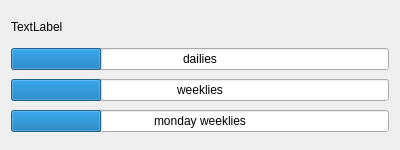
<?xml version="1.0" encoding="UTF-8"?>
<ui version="4.0">
 <class>ProgressContent</class>
 <widget class="QWidget" name="ProgressContent">
  <property name="geometry">
   <rect>
    <x>0</x>
    <y>0</y>
    <width>400</width>
    <height>150</height>
   </rect>
  </property>
  <property name="sizePolicy">
   <sizepolicy hsizetype="Preferred" vsizetype="Fixed">
    <horstretch>0</horstretch>
    <verstretch>0</verstretch>
   </sizepolicy>
  </property>
  <property name="windowTitle">
   <string>Form</string>
  </property>
  <layout class="QVBoxLayout" name="verticalLayout">
   <property name="spacing">
    <number>6</number>
   </property>
   <item>
    <widget class="QLabel" name="label">
     <property name="sizePolicy">
      <sizepolicy hsizetype="Preferred" vsizetype="Preferred">
       <horstretch>0</horstretch>
       <verstretch>0</verstretch>
      </sizepolicy>
     </property>
     <property name="maximumSize">
      <size>
       <width>16777215</width>
       <height>25</height>
      </size>
     </property>
     <property name="text">
      <string>TextLabel</string>
     </property>
    </widget>
   </item>
   <item>
    <widget class="QProgressBar" name="dailyBar">
     <property name="value">
      <number>24</number>
     </property>
     <property name="invertedAppearance">
      <bool>false</bool>
     </property>
     <property name="format">
      <string>dailies</string>
     </property>
    </widget>
   </item>
   <item>
    <widget class="QProgressBar" name="wedWeeklyBar">
     <property name="value">
      <number>24</number>
     </property>
     <property name="format">
      <string>weeklies</string>
     </property>
    </widget>
   </item>
   <item>
    <widget class="QProgressBar" name="monWeeklyBar">
     <property name="value">
      <number>24</number>
     </property>
     <property name="format">
      <string>monday weeklies</string>
     </property>
    </widget>
   </item>
  </layout>
 </widget>
 <resources/>
 <connections/>
</ui>
